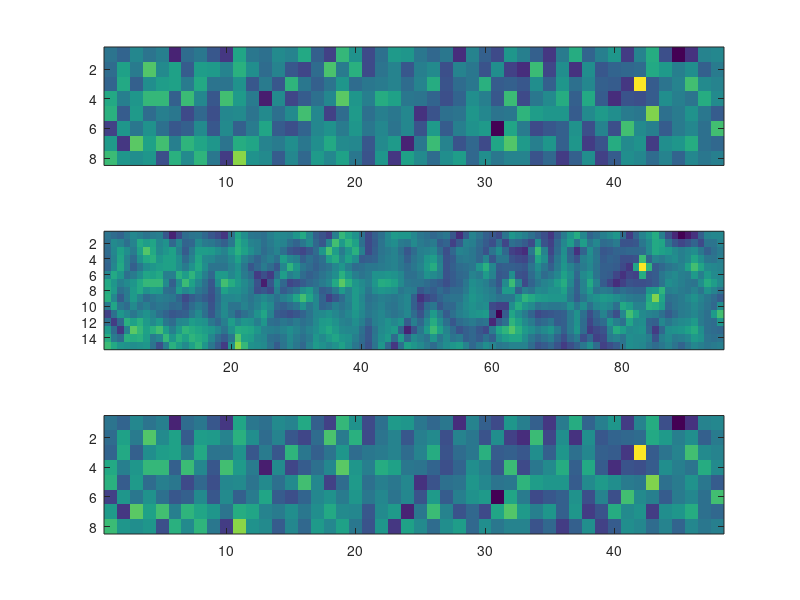

Write the MATLAB code that produced this figure.
% buff is matrix of channels x samples
load('neuropixelUltra_kilosortChanMap.mat')

buff = randn(384,3000);
xc = (xcoords)/6+1; yc = (ycoords)/6+1;

%% Turn the waveform into an image by re-arranging the channels.

buff2 = zeros(max(xc), max(yc), size(buff,2));
for ch = 1:numel(xc)
    buff2(xc(ch), yc(ch),:) = buff(ch,:);
end

%% 2D interpolation 
% 1 second of 384 x 30000 samples took 162 seconds to upsample to 1 micron resolution. Any method faster?
% data channels increase from 8x48 to 36x236 channels, which is ~22 times;

% 1 second of 384 x 30000 samples took 50 seconds to upsample to 3 micron resolution. Any method faster?

tic
[x1,y1] = meshgrid(1:48,1:8);
% [xq,yq] = meshgrid(1:0.2:48,1:0.2:8);
[xq,yq] = meshgrid(1:0.5:48,1:0.5:8);
buff3 = cellfun(@(x) griddata(x1,y1,squeeze(x),xq,yq),num2cell(buff2,[1 2]),'UniformOutput',false);
buff4 = cat(3,buff3{:});
toc

%% downsample back to raw data buff, sanity check 
% buffNew = buff4(1:5:end,1:5:end,:);
buffNew = buff4(1:2:end,1:2:end,:);
buffDiff = buffNew(:)-buff(:);
buffDiff2 = sum(buffDiff(:));

figure; 
%original random time point (10)
subplot(3,1,1); imagesc(buff2(:,:,10))
%upsampled time point
subplot(3,1,2); imagesc(buff4(:,:,10))
% downsampled time point back to raw config
subplot(3,1,3); imagesc(buffNew(:,:,10))
